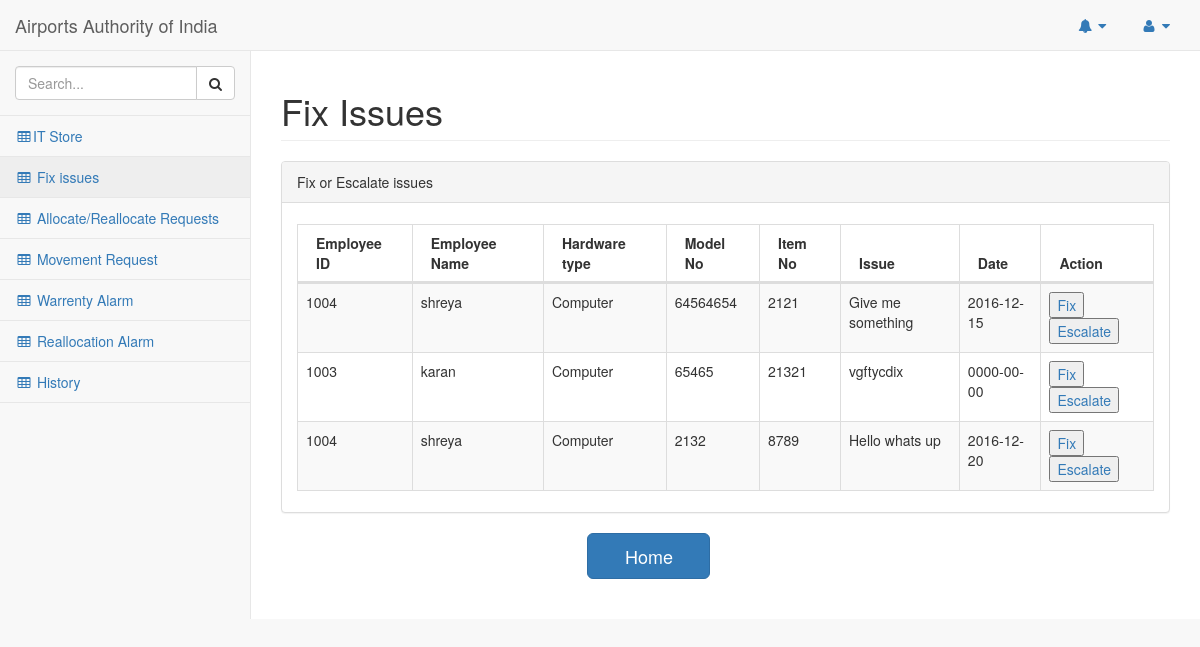
The app's page /pages/fixissue.php, older data.
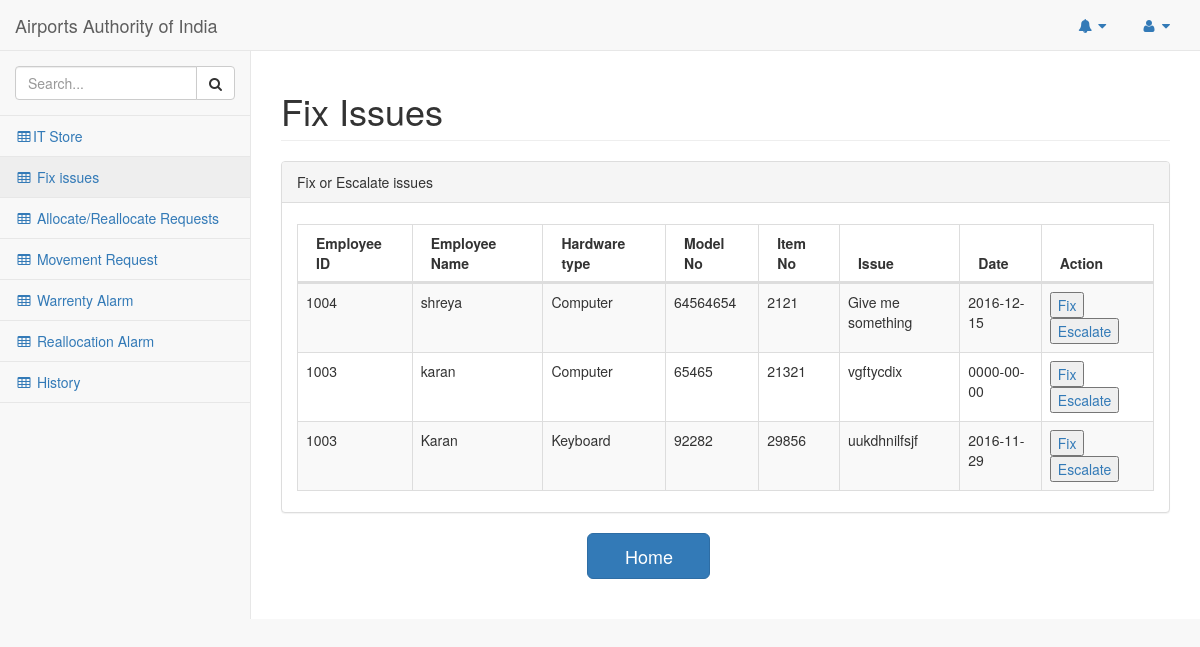
The same page, newer data.
### tables this page shows
CREATE TABLE `issue` (
  `Name` varchar(50) NOT NULL,
  `Employee_Id` varchar(50) NOT NULL,
  `Hardware_Type` varchar(50) NOT NULL,
  `Model_no` varchar(50) NOT NULL,
  `Item_no` varchar(50) NOT NULL,
  `Date` date NOT NULL,
  `Issue` varchar(250) NOT NULL
);

### pages/fixissue.php (the view, shortened to what the changed rows need)
<!DOCTYPE html>
<html lang="en">
<head>
    <link href="../vendor/bootstrap/css/bootstrap.min.css" rel="stylesheet">
    <link href="../vendor/metisMenu/metisMenu.min.css" rel="stylesheet">
    <link href="../vendor/datatables-plugins/dataTables.bootstrap.css" rel="stylesheet">
    <link href="../vendor/datatables-responsive/dataTables.responsive.css" rel="stylesheet">
    <link href="../dist/css/sb-admin-2.css" rel="stylesheet">
    <link href="../vendor/font-awesome/css/font-awesome.min.css" rel="stylesheet" type="text/css">
</head>
<body>
    <div id="wrapper">
<div id="page-wrapper">
            <div class="row">
                <div class="col-lg-12">
                    <h1 class="page-header">Fix Issues</h1>
                </div>
            </div>
            <div class="row">
                <div class="col-lg-12">
                    <div class="panel panel-default">
                        <div class="panel-body">
                            <table width="100%" class="table table-striped table-bordered table-hover" id="dataTables-example">
                                        <?php
 $query= "select * from issue";
 $run=mysql_query($query);
 ?>                                <thead>
                                    <thead>
                                      <th  id='ep_id'>Employee ID</th>
                                      <th id='nm'>Employee Name</th>
                                      <th>Hardware type</th>
                                      <th>Model No</th>
                                      <th>Item No</th>
                                      <th>Issue</th>
                                      <th>Date</th>
                                      <th>Action</th>
                                    </thead>
                                </thead>
                                <tbody>
                                   <?php
                                     while($row=mysql_fetch_array($run))
                                        {  echo  "<tr>
                                                <td>{$row['Employee_Id']}</td>
                                                <td>{$row['Name']}</td>
                                          <td>{$row['Hardware_Type']}</td>
                                                <td>{$row['Model_no']}</td>
                                                <td>{$row['Item_no']}</a></td>
                                                <td>{$row['Issue']}</td>
                                                <td>{$row['Date']}</td>
                                                <td><a href='fix.php?value1=$row[Item_no]'><input type='submit' name='fix' value='Fix'></a>
                                          <a href='escalate.php?value1=$row[Item_no]'><input type='submit' name='escalate' value='Escalate'</a> </td>
                                                </tr>\n";
                                            }
                                     ?>
                                </tbody>
                            </table>
                        </div>
                    </div>
                </div>
            </div>
        </div>
</body>
</html>

Row changes from the older to the newer data that the page shows:
removed issue: Employee_Id "1004", Name "shreya", Hardware_Type "Computer", Model_no "2132", Item_no "8789", Issue "Hello whats up", Date "2016-12-20"
added issue: Employee_Id "1003", Name "Karan", Hardware_Type "Keyboard", Model_no "92282", Item_no "29856", Issue "uukdhnilfsjf", Date "2016-11-29"
